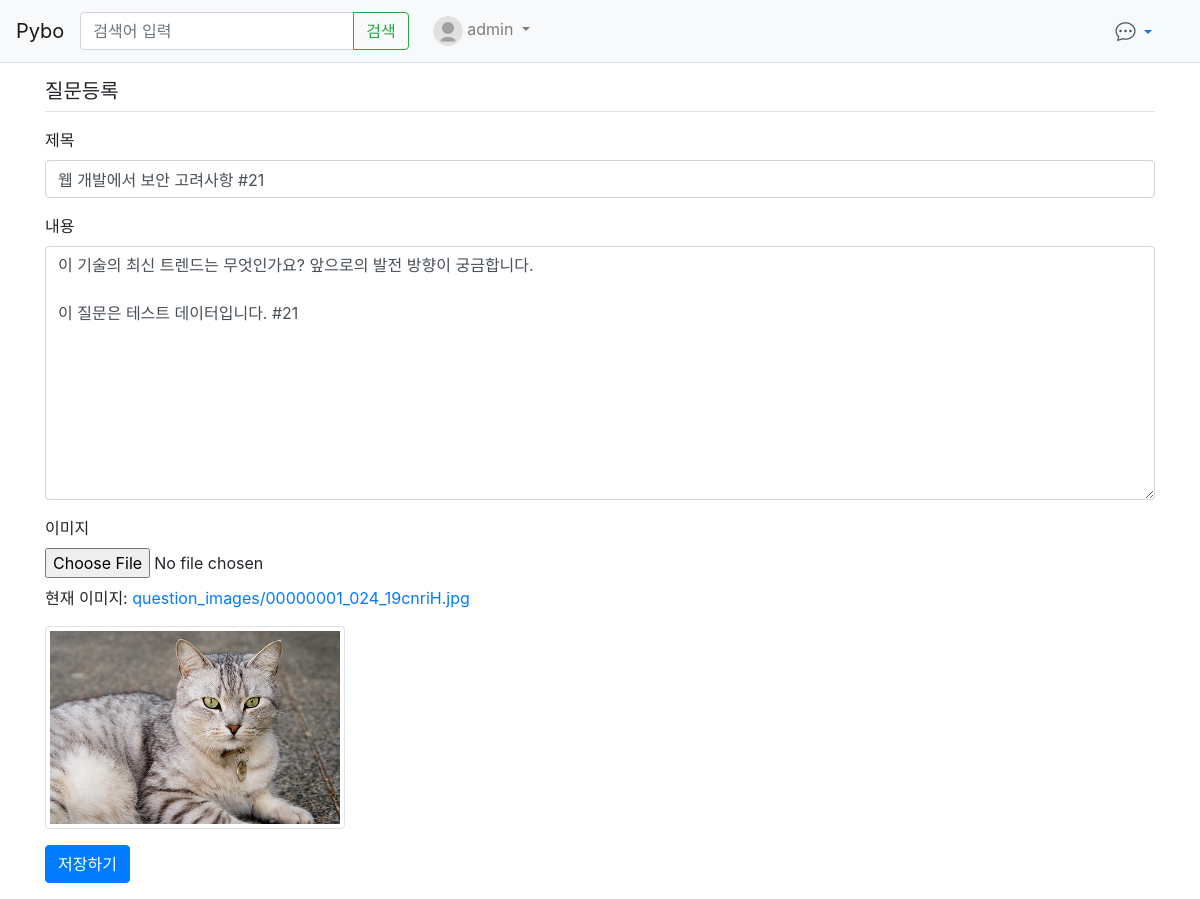
The app's page /pybo/question/modify/549/ (signed in) with its own data.
### pybo/models.py (models this page shows, shortened)
class Question(models.Model):
    author = models.ForeignKey(User, on_delete=models.CASCADE, related_name='author_question')
    subject = models.CharField(max_length=200)
    content = models.TextField()
    image = models.ImageField(upload_to='question_images/', null=True, blank=True)
    create_date = models.DateTimeField()
    modify_date = models.DateTimeField(null=True, blank=True)
    voter = models.ManyToManyField(User, related_name='voter_question')

### pybo/views/question_views.py (the view, shortened to what this page needs)
# urls.py: path('question/modify/<int:question_id>/', QuestionModifyView.as_view(), name='question_modify'),
@method_decorator(login_required(login_url='common:login'), name='dispatch')
class QuestionModifyView(View):
    template_name = 'pybo/question_form.html'
    def get(self, request, question_id):
        try:
            question = QuestionService.get_question(question_id)
            if request.user != question.author:
                messages.error(request, '수정권한이 없습니다')
                return redirect('pybo:detail', question_id=question.id)
            form = QuestionForm(instance=question)
            return render(request, self.template_name, {'form': form})
        except ResourceNotFoundException:
            return get_object_or_404(Question, pk=question_id)

### pybo/forms.py
class QuestionForm(forms.ModelForm):
    class Meta:
        model = Question
        fields = ['subject', 'content', 'image']
        labels = {
            'subject': '제목',
            'content': '내용',
            'image': '이미지',
        }

### pybo/services/question_service.py (called while the page is built)
    @staticmethod
    def get_question(question_id):
        try:
            return Question.objects.get(pk=question_id)
        except Question.DoesNotExist:
            raise ResourceNotFoundException(f"Question with ID {question_id} not found")

### templates/pybo/question_form.html (shortened to what this page needs)
{% extends 'base.html' %}
{% block content %}
<div class="container">
    <h5 class="my-3 border-bottom pb-2">질문등록</h5>
    <form method="post" class="post-form my-3" enctype="multipart/form-data">
        <div class="form-group">
            <label for="subject">제목</label>
            <input type="text" class="form-control" name="subject" id="subject"
                   value="{{ form.subject.value|default_if_none:'' }}">
        </div>
        <div class="form-group">
            <label for="content">내용</label>
            <textarea class="form-control" name="content"
                      id="content" rows="10">{{ form.content.value|default_if_none:'' }}</textarea>
        </div>
        <div class="form-group">
            <label for="image">이미지</label>
            <input type="file" class="form-control-file" name="image" id="image" accept="image/*">
            {% if form.instance.image %}
            <div class="mt-2">
                <p>현재 이미지: <a href="{{ form.instance.image.url }}" target="_blank">{{ form.instance.image.name }}</a></p>
                <img src="{{ form.instance.image.url }}" alt="현재 이미지" style="max-width: 300px; max-height: 300px;" class="img-thumbnail">
            </div>
            {% endif %}
        </div>
        <button type="submit" class="btn btn-primary">저장하기</button>
    </form>
</div>
{% endblock %}

### templates/navbar.html (shortened to what this page needs)
{% load static %}
<nav class="navbar navbar-expand-lg navbar-light bg-light border-bottom">
    <a class="navbar-brand" href="{% url 'pybo:index' %}">Pybo</a>
    <div class="collapse navbar-collapse flex-grow-0" id="navbarNav">
        <form class="form-inline my-2 my-lg-0 mr-3" action="{% url 'pybo:search' %}" method="get">
            <div class="input-group">
                <input class="form-control" type="search" placeholder="검색어 입력" name="kw" value="{{ kw|default_if_none:'' }}">
                <div class="input-group-append">
                    <button class="btn btn-outline-success" type="submit">검색</button>
                </div>
            </div>
        </form>
        <ul class="navbar-nav">
            {% if user.is_authenticated %}
            <li class="nav-item dropdown">
                <a class="nav-link dropdown-toggle" href="#" id="navbarDropdown" role="button" data-toggle="dropdown" aria-haspopup="true" aria-expanded="false">
                    {% if user.profile.profile_picture %}
                    <img src="{{ user.profile.profile_picture.url }}" alt="Profile Picture" class="rounded-circle" width="30" height="30">
                    {% else %}
                    <img src="{% static 'default_profile.svg' %}" alt="Default Profile" class="rounded-circle" width="30" height="30">
                    {% endif %}
                    {{ user.username }}
                </a>
            </li>
            {% endif %}
        </ul>
    </div>
    {% if user.is_authenticated %}
    <div class="ml-auto mr-3 position-relative d-flex align-items-center">
        <div class="nav-item dropdown">
            <a id="chat-toggle" class="nav-link dropdown-toggle" href="#" role="button" data-toggle="dropdown" aria-haspopup="true" aria-expanded="false">
                <i class="bi bi-chat-dots chat-icon"></i>
            </a>
        </div>
    </div>
    {% endif %}
</nav>

### static/style.css (style rules this page uses)
.nav-item.dropdown { position: relative; }
.chat-icon { font-size: 1.25rem; transition: font-size 0.3s ease; color: #495057; }

### records on screen
Question: subject "웹 개발에서 보안 고려사항 #21", content "이 기술의 최신 트렌드는 무엇인가요? 앞으로의 발전 방향이 궁금합니다. 이 질문은 테스트 데이터입니다. #21", instance.image.name "question_images/00000001_024_19cnriH.jpg", instance.image (picture)

### other values on screen
{{ user.username }} "admin"
